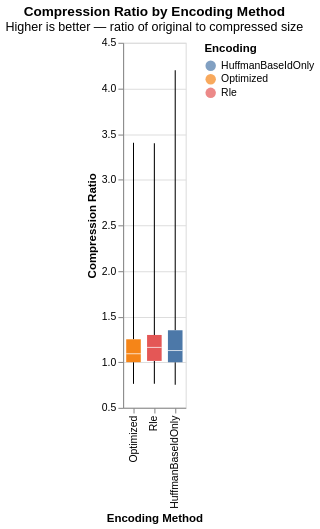

Notebook source saved alongside this figure:
### Markdown cell above
## Compression Ratio by Encoding Method

How do the three encoding implementations compare across all experiments?

### Code cell
alt.Chart(df).mark_boxplot(extent='min-max').encode(
    x=alt.X('encode_impl:N', title='Encoding Method', sort=['Optimized', 'Rle', 'HuffmanBaseIdOnly']),
    y=alt.Y('compression_ratio:Q', title='Compression Ratio', scale=alt.Scale(zero=False)),
    color=alt.Color('encode_impl:N', title='Encoding')
).properties(
    title=alt.Title('Compression Ratio by Encoding Method', subtitle='Higher is better — ratio of original to compressed size'),
    height=350
)

### Figure 1 — Vega-Lite specification as saved in the notebook (floating-point values rounded to 4 significant figures; data arrays with more than 128 entries replaced by an {"elided": "..."} marker saying what was removed)
{"config": {"view": {"continuousWidth": 300, "continuousHeight": 300}}, "data": {"name": "data-9f6dfb3804ea083c907744903f6340da"}, "mark": {"type": "boxplot", "extent": "min-max"}, "encoding": {"color": {"field": "encode_impl", "title": "Encoding", "type": "nominal"}, "x": {"field": "encode_impl", "sort": ["Optimized", "Rle", "HuffmanBaseIdOnly"], "title": "Encoding Method", "type": "nominal"}, "y": {"field": "compression_ratio", "scale": {"zero": false}, "title": "Compression Ratio", "type": "quantitative"}}, "height": 350, "title": {"text": "Compression Ratio by Encoding Method", "subtitle": "Higher is better — ratio of original to compressed size"}, "$schema": "https://vega.github.io/schema/vega-lite/v6.1.0.json", "datasets": {"data-9f6dfb3804ea083c907744903f6340da": {"elided": "1710 records"}}}
